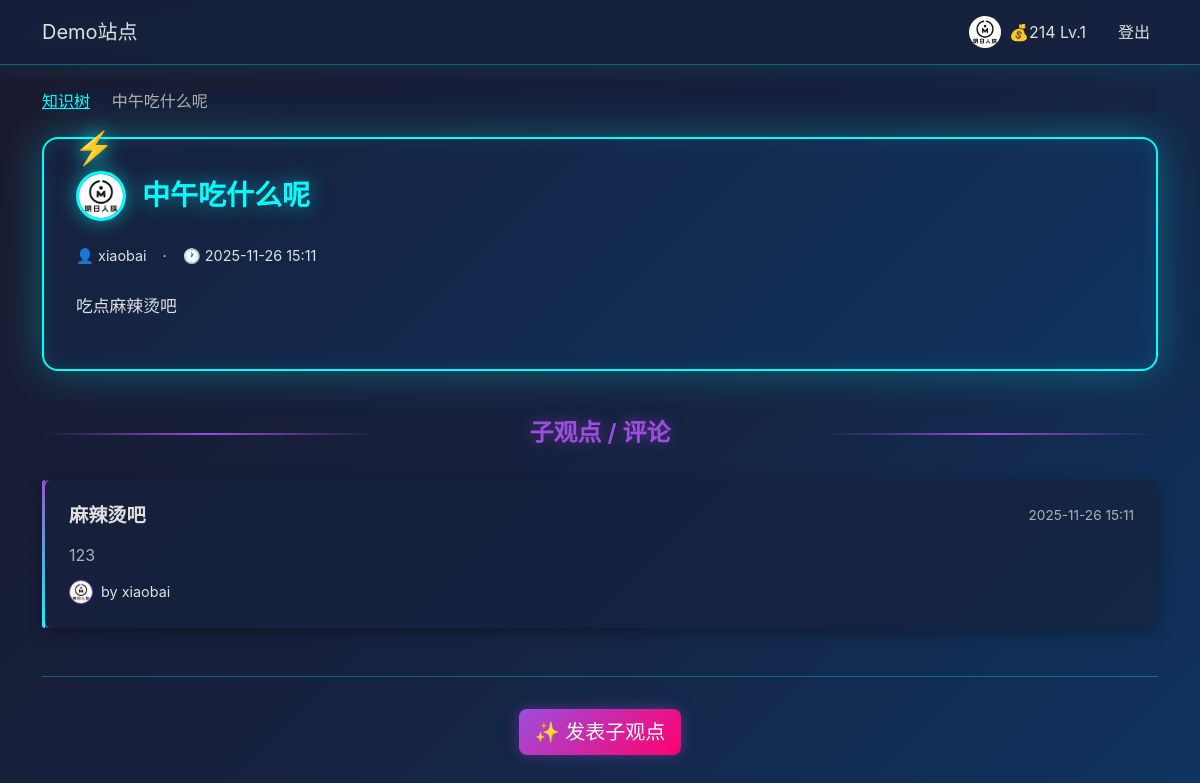
Screenshot of /node/1/ (signed in) with the database file from the repository.
### web/models.py (models this page shows, shortened)
class UserProfile(models.Model):
    user = models.OneToOneField(User, on_delete=models.CASCADE, related_name="profile")
    avatar = models.ImageField(upload_to="avatars/", blank=True, null=True, verbose_name="头像")
    nickname = models.CharField(max_length=50, blank=True, verbose_name="昵称")
    coins = models.IntegerField(default=100, verbose_name="游戏币")
    level = models.IntegerField(default=1, verbose_name="等级")
    experience = models.IntegerField(default=0, verbose_name="经验值")
    last_checkin = models.DateField(null=True, blank=True, verbose_name="上次签到日期")
    bio = models.TextField(blank=True, verbose_name="个性签名")
    class Meta:
        verbose_name = "用户档案"
        verbose_name_plural = "用户档案"

class KnowledgeNode(models.Model):
    author = models.ForeignKey(
        User,
        on_delete=models.CASCADE,
        related_name="knowledge_nodes",
        verbose_name="作者",
    )
    title = models.CharField(max_length=200, verbose_name="标题")
    content = models.TextField(verbose_name="内容")
    parent = models.ForeignKey(
        "self",
        null=True,
        blank=True,
        on_delete=models.CASCADE,
        related_name="children",
        verbose_name="父节点",
    )
    created_at = models.DateTimeField(auto_now_add=True, verbose_name="创建时间")
    class Meta:
        verbose_name = "知识节点"
        verbose_name_plural = "知识节点"
        ordering = ["-created_at"]

### web/views.py (the view)
# urls.py: path("node/<int:pk>/", views.node_detail, name="node_detail"),
def node_detail(request, pk: int):
    node = get_object_or_404(
        KnowledgeNode.objects.select_related("author"), pk=pk
    )
    children = node.children.select_related("author").order_by("created_at")
    context = {
        "node": node,
        "children": children,
    }
    return render(request, "web/node_detail.html", context)

### web/templates/web/node_detail.html (shortened to what this page needs)
{% extends "web/base.html" %}
{% block content %}
  <div class="mb-4">
    <nav aria-label="breadcrumb">
      <ol class="breadcrumb">
        <li class="breadcrumb-item">
          <a href="{% url 'web:tree_index' %}">知识树</a>
        </li>
        <li class="breadcrumb-item active" aria-current="page">
          {{ node.title }}
        </li>
      </ol>
    </nav>
  </div>
  <section class="core-node">
    <div class="core-node-header">
      {% with profile=node.author.profile %}
        {% if profile.avatar %}
          <img
            src="{{ profile.avatar.url }}"
            alt="{{ node.author.username }}"
            class="core-node-avatar"
          >
        {% endif %}
      {% endwith %}
      <h2 class="core-node-title">{{ node.title }}</h2>
    </div>
    <div class="core-node-meta">
      <span>👤 {{ node.author.username }}</span>
      <span>·</span>
      <span>🕐 {{ node.created_at|date:"Y-m-d H:i" }}</span>
    </div>
    <div class="core-node-content">
      {{ node.content|linebreaks }}
    </div>
  </section>
  <section class="data-stream">
    <h3 class="data-stream-title">子观点 / 评论</h3>
    {% if children %}
      {% for child in children %}
        <a
          href="{% url 'web:node_detail' child.pk %}"
          class="data-flow-item text-decoration-none d-block"
        >
          <div class="data-flow-header">
            <h4 class="data-flow-title">{{ child.title }}</h4>
            <span class="data-flow-time">{{ child.created_at|date:"Y-m-d H:i" }}</span>
          </div>
          <p class="data-flow-content">
            {{ child.content|truncatechars:150 }}
          </p>
          <div class="data-flow-author">
            {% with profile=child.author.profile %}
              {% if profile.avatar %}
                <img
                  src="{{ profile.avatar.url }}"
                  alt="{{ child.author.username }}"
                  class="data-flow-author-avatar"
                >
              {% endif %}
            {% endwith %}
            <span>by {{ child.author.username }}</span>
          </div>
        </a>
      {% endfor %}
    {% else %}
      <div class="empty-state">
        <div class="empty-state-icon">🌱</div>
        <h4 style="color: var(--neon-purple); margin-bottom: 0.5rem;">还没有任何子观点</h4>
        <p style="color: var(--text-secondary);">来补完这棵知识树吧</p>
      </div>
    {% endif %}
  </section>
  <section class="action-section">
    {% if user.is_authenticated %}
      <a
        href="{% url 'web:create_node' %}?parent={{ node.pk }}"
        class="btn btn-primary btn-lg"
      >
        ✨ 发表子观点
      </a>
    {% endif %}
  </section>
{% endblock %}

### web/templates/web/base.html (shortened to what this page needs)
<!doctype html>
<html lang="zh-CN">
  <head>
    <link
      href="https://cdn.jsdelivr.net/npm/bootstrap@5.3.3/dist/css/bootstrap.min.css"
      rel="stylesheet"
    >
  </head>
  <body>
    <nav class="navbar navbar-expand-lg navbar-dark mb-4">
      <div class="container">
        <a class="navbar-brand" href="{% url 'web:index' %}">Demo站点</a>
        <div class="collapse navbar-collapse">
          <ul class="navbar-nav ms-auto align-items-center">
            {% if user.is_authenticated %}
              <li class="nav-item me-3">
                <span class="nav-link d-flex align-items-center" style="cursor: default;">
                  {% with profile=user.profile %}
                    {% if profile.avatar %}
                      <img
                        src="{{ profile.avatar.url }}"
                        alt="头像"
                        class="rounded-circle me-2"
                        style="width: 32px; height: 32px; object-fit: cover;"
                      >
                    {% endif %}
                    <span>
                      💰{{ profile.coins }} Lv.{{ profile.level }}
                    </span>
                  {% endwith %}
                </span>
              </li>
              <li class="nav-item">
                <a class="nav-link" href="{% url 'web:logout' %}">登出</a>
              </li>
            {% endif %}
          </ul>
        </div>
      </div>
    </nav>
    <main class="container">
      {% block content %}{% endblock %}
    </main>
  </body>
</html>

### web/templates/web/base.html (style rules this page uses)
:root { --bg-primary: #1a1a2e; --bg-secondary: #16213e; --bg-card: #16213e; --text-primary: #e0e0e0; --text-secondary: #b0b0b0; --neon-cyan: #00ffff; --neon-purple: #9d4edd; --neon-pink: #ff006e; --border-glow: rgba(0, 255, 255, 0.3); }
body { background: linear-gradient(135deg, #1a1a2e 0%, #16213e 50%, #0f3460 100%); background-attachment: fixed; color: var(--text-primary); min-height: 100vh; font-family: -apple-system, BlinkMacSystemFont, 'Segoe UI', 'Microsoft YaHei', sans-serif; }
.navbar { background: rgba(22, 33, 62, 0.85) !important; backdrop-filter: blur(10px); border-bottom: 1px solid var(--border-glow); box-shadow: 0 2px 20px rgba(0, 255, 255, 0.1); }
.navbar-brand, .nav-link { color: var(--text-primary) !important; transition: all 0.3s ease; }
h1, h2, h3, h4, h5, h6 { color: var(--text-primary); }
p, span, div, a { color: var(--text-primary); }
.container { background: transparent; }
.btn-primary { background: linear-gradient(135deg, var(--neon-purple), var(--neon-pink)); border: none; box-shadow: 0 0 15px rgba(157, 78, 221, 0.4); transition: all 0.3s ease; }
.breadcrumb { background: rgba(22, 33, 62, 0.6); border-radius: 8px; }
.breadcrumb-item a { color: var(--neon-cyan); }
.breadcrumb-item.active { color: var(--text-secondary); }

### web/templates/web/node_detail.html (style rules this page uses)
.core-node { background: linear-gradient(135deg, rgba(22, 33, 62, 0.95), rgba(15, 52, 96, 0.95)); border: 2px solid var(--neon-cyan); border-radius: 16px; padding: 2rem; margin-bottom: 3rem; position: relative; box-shadow: 0 0 40px rgba(0, 255, 255, 0.3), inset 0 0 20px rgba(0, 255, 255, 0.1); animation: pulse-glow 3s ease-in-out infinite; }
.core-node::before { content: '⚡'; position: absolute; top: -15px; left: 30px; font-size: 2rem; filter: drop-shadow(0 0 10px var(--neon-cyan)); }
.core-node-header { display: flex; align-items: center; gap: 1rem; margin-bottom: 1.5rem; }
.core-node-avatar { width: 50px; height: 50px; border-radius: 50%; object-fit: cover; border: 3px solid var(--neon-cyan); box-shadow: 0 0 20px rgba(0, 255, 255, 0.5); }
.core-node-title { font-size: 1.75rem; font-weight: 700; color: var(--neon-cyan); text-shadow: 0 0 20px rgba(0, 255, 255, 0.5); margin: 0; flex: 1; }
.core-node-meta { color: var(--text-secondary); font-size: 0.9rem; margin-bottom: 1.5rem; display: flex; align-items: center; gap: 1rem; }
.core-node-content { color: var(--text-primary); line-height: 1.8; font-size: 1.05rem; }
.data-stream { margin-top: 2rem; }
.data-stream-title { font-size: 1.5rem; font-weight: 600; color: var(--neon-purple); margin-bottom: 2rem; text-align: center; text-shadow: 0 0 15px rgba(157, 78, 221, 0.5); position: relative; }
.data-stream-title::before, .data-stream-title::after { content: ''; position: absolute; top: 50%; width: 30%; height: 2px; background: linear-gradient(90deg, transparent, var(--neon-purple), transparent); }
.data-stream-title::before { left: 0; }
.data-stream-title::after { right: 0; }
.data-flow-item { background: rgba(22, 33, 62, 0.7); border-left: 3px solid var(--neon-purple); border-radius: 8px; padding: 1.5rem; margin-bottom: 1.5rem; position: relative; transition: all 0.3s ease; box-shadow: 0 4px 15px rgba(0, 0, 0, 0.3); }
.data-flow-item::before { content: ''; position: absolute; left: -3px; top: 0; bottom: 0; width: 3px; background: linear-gradient(180deg, var(--neon-purple), var(--neon-cyan)); border-radius: 3px 0 0 3px; }
.data-flow-item::after { content: '→'; position: absolute; left: -20px; top: 50%; transform: translateY(-50%); color: var(--neon-purple); font-size: 1.5rem; opacity: 0; transition: opacity 0.3s ease; }
.data-flow-header { display: flex; align-items: center; justify-content: space-between; margin-bottom: 1rem; gap: 1rem; }
.data-flow-title { font-size: 1.2rem; font-weight: 600; color: var(--text-primary); margin: 0; text-decoration: none; transition: color 0.3s ease; }
.data-flow-time { color: var(--text-secondary); font-size: 0.85rem; white-space: nowrap; }
.data-flow-content { color: var(--text-secondary); line-height: 1.6; margin-bottom: 0.75rem; }
.data-flow-author { display: flex; align-items: center; gap: 0.5rem; color: var(--text-secondary); font-size: 0.9rem; }
.data-flow-author-avatar { width: 24px; height: 24px; border-radius: 50%; object-fit: cover; border: 1px solid var(--neon-purple); }
.action-section { text-align: center; margin-top: 3rem; padding-top: 2rem; border-top: 1px solid var(--border-glow); }

### rows the page displays
UserProfile: avatar (picture), coins "214", level "1"
KnowledgeNode: title "中午吃什么呢", author.username "xiaobai", created_at "2025-11-26 15:11", content "吃点麻辣烫吧"
KnowledgeNode: title "麻辣烫吧", created_at "2025-11-26 15:11", content "123", author.profile.avatar (picture), author.username "xiaobai"
